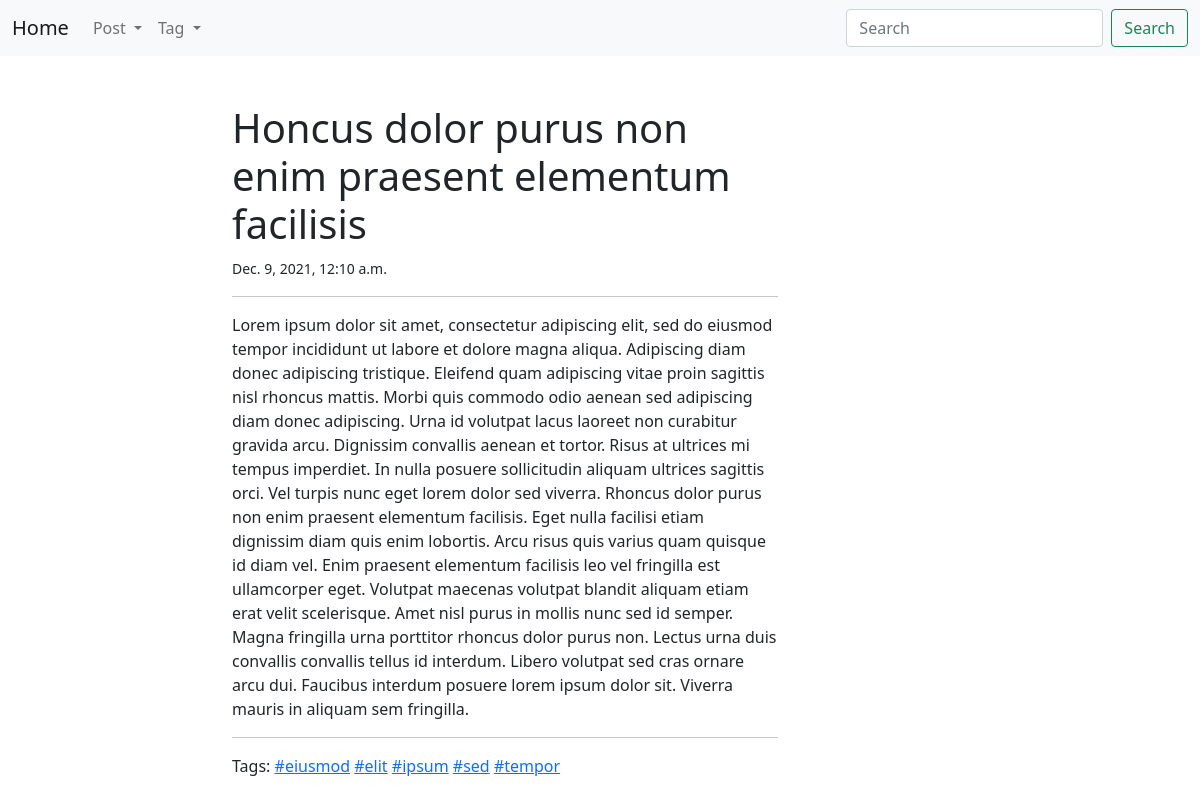
Screenshot of /post/post4 with the database file from the repository.
### blog/models.py (models this page shows, shortened)
class Post(models.Model):
	title = models.CharField(max_length = 150, db_index = True)
	slug = models.SlugField(max_length = 150, unique = True)
	text = models.TextField(blank = True, db_index = True)
	tags = models.ManyToManyField('Tag', blank = True, related_name = 'posts')
	date = models.DateTimeField(auto_now_add = True)
	def get_edit_url(self):
		return reverse('edit_post_url', kwargs={'slug': self.slug})
	def get_delete_url(self):
		return reverse('delete_post_url', kwargs={'slug': self.slug})
	class Meta:
		ordering = ['-date']

class Tag(models.Model):
	title = models.CharField(max_length = 50, db_index = True)
	slug = models.SlugField(max_length = 50, unique = True)
	def get_absolute_url(self):
		return reverse('detail_tag_url', kwargs={'slug': self.slug })
	def __str__(self):
		return self.title
	class Meta:
		ordering = ['title']

### blog/views.py (the view)
# urls.py: path('post/<str:slug>', PostDetail.as_view(), name='detail_post_url'),
class PostDetail(View):
	def get(self, request, slug):
		post = get_object_or_404(Post, slug__iexact=slug)
		return render(request, 'detail_post.html', context={'post': post})

### templates/detail_post.html (shortened to what this page needs)
{% extends 'index.html' %}
{% block content %}
	<h1>{{ post.title }}</h1>
	<small>{{ post.date }}</small>
	<hr>
	<p>{{ post.text }}</p>
	<hr>
	<p>Tags:
	{% for tag in post.tags.all %}
		<a href="{{ tag.get_absolute_url }}">#{{tag}}</a>
	{% endfor %}</p>
{% endblock %}

### rows the page displays
Post: title "Honcus dolor purus non enim praesent elementum facilisis", date "Dec. 9, 2021, 12:10 a.m.", text "Lorem ipsum dolor sit amet, consectetur adipiscing elit, sed do eiusmod tempor incididunt ut labore et dolore magna aliqua. Adipiscing diam donec adipiscing tristique. Eleifend quam adipiscing vitae proin sagittis nisl rhoncus mattis. Morbi quis commodo odio aenean sed adipiscing diam donec adipiscing. Urna id volutpat lacus laoreet non curabitur gravida arcu. Dignissim convallis aenean et tortor. Risus at ultrices mi tempus imperdiet. In nulla posuere sollicitudin aliquam ultrices sagittis orci. Vel turpis nunc eget lorem dolor sed viverra. Rhoncus dolor purus non enim praesent elementum facilisis. Eget nulla facilisi etiam dignissim diam quis enim lobortis. Arcu risus quis varius quam…"
Tag: title "eiusmod"
Tag: title "elit"
Tag: title "ipsum"
Tag: title "sed"
Tag: title "tempor"
